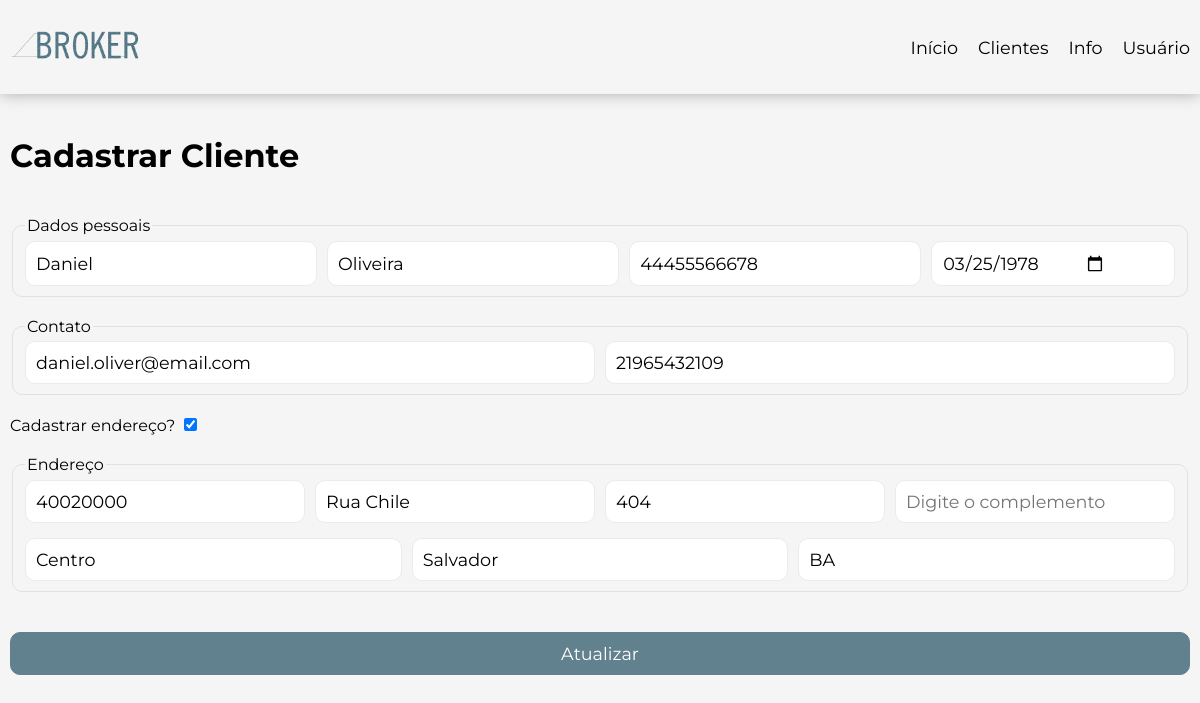
The page /clientes/detalhar?id=4 (signed in) on the database its author committed.
### tables this page shows
CREATE TABLE IF NOT EXISTS addresses (
    id INT AUTO_INCREMENT NOT NULL,
    id_customer INT NOT NULL,
    street VARCHAR(100) NOT NULL,
    number INT NOT NULL,
    complement VARCHAR(10),
    neighborhood VARCHAR(100) NOT NULL,
    city VARCHAR(100) NOT NULL,
    state CHAR(2) NOT NULL,
    cep VARCHAR(8) NOT NULL,
    active BOOLEAN NOT NULL DEFAULT TRUE,
    created_at TIMESTAMP NOT NULL,
    modified_at TIMESTAMP NULL,
    deleted_at TIMESTAMP NULL,
    PRIMARY KEY(id),
    
    FOREIGN KEY(id_customer) 
    REFERENCES customers(id)
    ON DELETE CASCADE
);

CREATE TABLE IF NOT EXISTS customers (
    id INT AUTO_INCREMENT NOT NULL,
    first_name VARCHAR(40) NOT NULL,
    last_name VARCHAR(40) NOT NULL,
    cpf VARCHAR(11) UNIQUE,
    birth_date DATE,
    cellphone VARCHAR(15),
    email varchar(254) UNIQUE,
    active BOOLEAN NOT NULL DEFAULT TRUE,
    created_at TIMESTAMP NOT NULL,
    modified_at TIMESTAMP NULL,
    deleted_at TIMESTAMP NULL,
    PRIMARY KEY(id)
);

### App/Controller/CustomerController.php (called while the page is built, shortened)
<?php
final class CustomerController {
    private readonly CustomerUsecase $usecase;
    public function __construct(CustomerUsecase $usecase) {
        $this->usecase = $usecase;
    }
    final public function detail(): void {
        if (isset($_GET['id'])) {
            $customer = $this->usecase->getById((int) $_GET['id']);
        }
        require_once VIEW . 'pages/create.php';
    }
}

### App/Usecase/CustomerUsecase.php (called while the page is built, shortened)
<?php
final class CustomerUsecase {
    private readonly CustomerRepository $customerRepo;
    public function __construct(CustomerRepository $customerRepo, AddressRepository $addressRepo) {
        $this->customerRepo = $customerRepo;
    }
    public function getById(int $id): ?CustomerDtoResponse {
        $result = $this->customerRepo->fetch($id);
        if (!empty($result)) {
            return $result;
        }
        return null;
    }
}

### App/Repository/CustomerRepository.php (called while the page is built, shortened)
<?php
class CustomerRepository {
    private readonly mysqli $db;
    public function __construct(mysqli $db) {
        $this->db = $db;
    }
    public function fetch(int $id): ?object {
        $query = "SELECT c.id, c.first_name, c.last_name, c.cpf, c.birth_date, c.cellphone, c.email, c.created_at AS c_created_at, c.modified_at AS c_modified_at, c.deleted_at AS c_deleted_at,
                a.id AS id_address, a.street, a.number, a.complement, a.neighborhood, a.city, a.state, a.cep, a.created_at AS a_created_at, a.modified_at AS a_modified_at, a.deleted_at AS a_deleted_at
                FROM customers c
                LEFT JOIN addresses a ON c.id = a.id_customer
                WHERE c.id = ? AND c.active = true;";
        $stmt = $this->db->prepare($query);
        $success = $stmt->bind_param("i", $id);
        $stmt->execute();
        $result = $stmt->get_result();
        $row = $result->fetch_assoc();
        $address = null;
        if ($row['street'] != null) {
            $address = new AddressDtoResponse($row['id_address'], $row['street'],$row['number'],
            $row['complement'],$row['neighborhood'],$row['city'], $row['cep'],
                $row['state'], null, $row['a_created_at'], $row['a_modified_at'], $row['a_deleted_at']);
        }
        $customer = new CustomerDtoResponse($row['id'], $row['first_name'], $row['last_name'], $row['cpf'], $row['birth_date'],
                $row['email'], $row['cellphone'], $address, $row['c_created_at'], $row['c_modified_at'], $row['c_deleted_at']);
        return $customer;
    }
}

### App/Dto/Response/CustomerDtoResponse.php (called while the page is built, shortened)
<?php
    final class CustomerDtoResponse {
        private ?int $id;
        private ?string $firstName;
        private ?string $lastName;
        private ?string $cpf;
        private ?string $birthDate;
        private ?string $email;
        private ?string $cellphone;
        private ?AddressDtoResponse $address;
        public function getId(): ?int {
            return $this->id;
        }
        public function getFirstName(): ?string {
            return $this->firstName;
        }
        public function getLastName(): ?string {
            return $this->lastName;
        }
        public function getCpf(): ?string {
            return $this->cpf;
        }
        public function getBirthDate(): ?string {
            return $this->birthDate;
        }
        public function getEmail(): ?string {
            return $this->email;
        }
        public function getCellphone(): ?string {
            return $this->cellphone;
        }
        public function getAddress(): ?AddressDtoResponse {
            return $this->address;
        }
        private function setId(?int $id): void {
            $this->id = $id;
        }
        public function setFirstName(?string $firstName): void {
            $this->firstName = $firstName;
        }
        public function setLastName(?string $lastName): void {
            $this->lastName = $lastName;
        }
        public function setCpf(?string $cpf): void {
            $this->cpf = $cpf;
        }
        public function setBirthDate(?string $birthDate): void {
            $this->birthDate = $birthDate;
        }
        public function setEmail(?string $email): void {
            if (!empty($email)) {
                if (filter_var($email, FILTER_VALIDATE_EMAIL)) {
                    $this->email = $email;
                    return;
                }
                throw new Exception("Email is not valid", 400);
            } else {
                $this->email = $email;
            }
        }
        public function setCellphone(?string $cellphone): void {
            $this->cellphone = $cellphone;
        }
        public function setAddress(?AddressDtoResponse $address): void {
            $this->address = $address;
        }
    }

### App/Dto/Response/AddressDtoResponse.php (called while the page is built, shortened)
<?php
final class AddressDtoResponse {
    private ?string $street;
    private ?int $number;
    private ?string $complement;
    private ?string $neighborhood;
    private ?string $city;
    private ?string $cep;
    private ?string $state;
    public function getStreet(): ?string {
        return $this->street;
    }
    public function getNumber(): ?int {
        return $this->number;
    }
    public function getComplement(): ?string {
        return $this->complement;
    }
    public function getNeighborhood(): ?string {
        return $this->neighborhood;
    }
    public function getCity(): ?string {
        return $this->city;
    }
    public function getCep(): ?string {
        return $this->cep;
    }
    public function getState(): ?string {
        return $this->state;
    }
    public function setStreet(?string $street): void {
        $this->street = $street;
    }
    public function setNumber(?int $number): void {
        $this->number = $number;
    }
    public function setComplement(?string $complement): void {
        $this->complement = $complement;
    }
    public function setNeighborhood(?string $neighborhood): void {
        $this->neighborhood = $neighborhood;
    }
    public function setCity(?string $city): void {
        $this->city = $city;
    }
    public function setCep(?string $cep): void {
        $this->cep = $cep;
    }
    public function setState(?string $state): void {
        $this->state = $state;
    }
}

### App/view/components/form.php (the view, shortened to what this page needs)
<div class="container">
    <h1>Cadastrar Cliente</h1>
    <form method="post" action="<?= $customer->getId() == '' ? "/clientes/cadastrar" : '/clientes/atualizar' ?>" id="form-register">
        <fieldset class="customer-data-forms">
            <legend>Dados pessoais</legend>
            <input type="text" placeholder="Nome do cliente" value="<?= $customer->getFirstName() ?? ""  ?>" name="first_name" id="first_name">
            <input type="text" placeholder="Sobrenome do cliente" value="<?= $customer->getLastName() ?? ""  ?>" name="last_name" id="last_name">
            <input type="text" placeholder="CPF do cliente" value="<?= $customer->getCpf() ?? ""  ?>" name="cpf" id="cpf">
            <input type="date" placeholder="Data de Nascimento" value="<?= $customer->getBirthDate() ?? "" ?>" name="birth_date" id="birth_date">
        </fieldset>
        <fieldset class="contact-form">
            <legend>Contato</legend>
            <input type="email" placeholder="Digite o seu melhor e-mail" value="<?= $customer->getEmail() ?? "" ?>" name="email" id="email">
            <input type="text" placeholder="Digite o seu número de celular" value="<?= $customer->getCellphone() ?? "" ?>" name="cellphone" id="cellphone">
        </fieldset>
        <label for="address">Cadastrar endereço?</label>
        <?php if ($customer->getAddress() != null): ?>
            <input type="checkbox" name="address" id="address" onchange="toogleAddressGroup()" checked>
        <?php else: ?>
            <input type="checkbox" name="address" id="address" onchange="toogleAddressGroup()">
        <?php endif ?>
        <div id="address-group" class="hide">
            <fieldset class="address-form">
                <legend>Endereço</legend>
                <?php if ($customer->getAddress() != null): ?>
                    <div class="group-form">
                        <input type="text" placeholder="Digite o CEP" oninput="fillAddressByCep(this)" value="<?= $customer->getAddress()->getCep() ?? "" ?>" name="cep" id="cep">
                        <input type="text" placeholder="Digite a rua" value="<?= $customer->getAddress()->getStreet() ?? "" ?>" name="street" id="street">
                        <input type="text" placeholder="Digite o número" value="<?= $customer->getAddress()->getNumber() ?? "" ?>" name="number" id="number">
                        <input type="text" placeholder="Digite o complemento" value="<?= $customer->getAddress()->getComplement() ?? "" ?>" name="complement" id="complement">
                    </div>
                    <div class="group-form">
                        <input type="text" placeholder="Digite o bairro" value="<?= $customer->getAddress()->getNeighborhood() ?? "" ?>" name="neighborhood" id="neighborhood">
                        <input type="text" placeholder="Digite a cidade" value="<?= $customer->getAddress()->getCity() ?? "" ?>" name="city" id="city">
                        <input type="text" placeholder="Digite o estado" value="<?= $customer->getAddress()->getState() ?? "" ?>" name="state" id="state">
                    </div>
                <?php endif ?>
            </fieldset>
        </div>
        <input type="submit" class="btn-submit" value="<?= $customer->getId() == '' ? 'Cadastrar' : 'Atualizar' ?>" style="margin-top: 20px;">
    </form>
</div>

### public/styles/main.css (style rules this page uses)
* { font-family: "Montserrat", sans-serif; box-sizing: border-box; }
body { margin: 0; padding: 0; background-color: var(--white-background); }
.container { display: flex; flex-direction: column; width: 100%; max-width: var(--default-width-screen); padding: 20px 10px; }
.btn-submit { width: 100%; padding: 10px 20px 10px 20px; background-color: var(--primary-color); border-radius: 10px; color: var(--white); border: 1px solid var(--primary-color); }

### public/styles/variables.css (style rules this page uses)
:root { --primary-color: #61818E; --secundary-color: rgb(252, 252, 252); --terciary-color: rgb(219, 216, 0); --dark: rgb(15, 15, 15); --white-background: rgb(245, 245, 245); --default-width-screen: 1300px; --white: white; --success: rgb(9, 146, 9); --error: rgb(206, 0, 0); }

### public/styles/form.css (style rules this page uses)
input[type="text"], input[type="date"], input[type="email"] { font-size: 1.1rem; padding: 10px 10px; border-radius: 10px; outline: none; border: 1px solid rgb(235, 235, 235); display: flex; flex-grow: 1; }
fieldset { display: flex; gap: 10px; flex-grow: 1; margin-top: 20px; margin-bottom: 20px; border-radius: 10px; border: 1px solid rgb(225, 225, 225); flex-wrap: wrap; }
.address-form { flex-direction: column; gap: 15px; }
.btn-submit { width: 100%; padding: 10px 20px 10px 20px; background-color: var(--primary-color); border-radius: 10px; color: var(--white); border: 1px solid var(--primary-color); cursor: pointer; font-size: 1.1rem; }
.group-form { display: flex; gap: 10px; flex-grow: 1; flex-wrap: wrap; }

### rows shown on the page
addresses: first_name "Daniel", last_name "Oliveira", cpf "44455566678", birth_date "03/25/1978", email "daniel.oliver@email.com", cellphone "21965432109", cep "40020000", street "Rua Chile", number "404", neighborhood "Centro", city "Salvador", state "BA"
customers: id "Atualizar"
